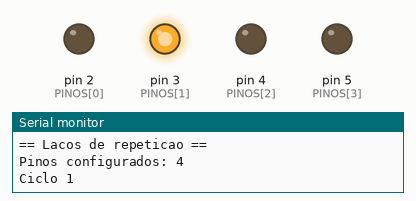
Simulated run of this sketch. Board: Arduino Uno, built with avr-gcc and run on an emulated ATmega328P. Parts: output pins drawn as LEDs (lit = HIGH), the last lines printed to the serial monitor.

Above: at 0.3 s.
At 1.5 s:
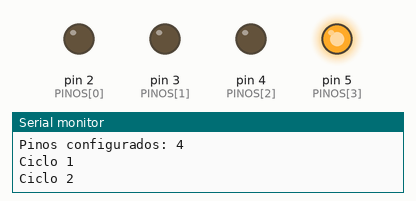
At 2.9 s:
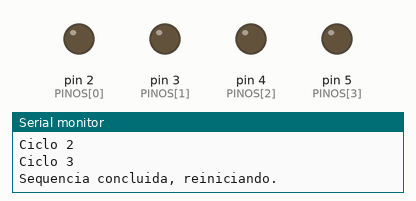
At 5.5 s:
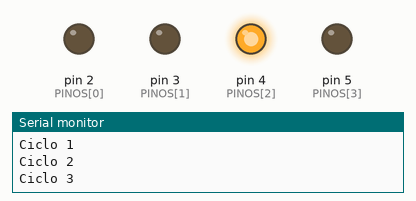
At 7.7 s:
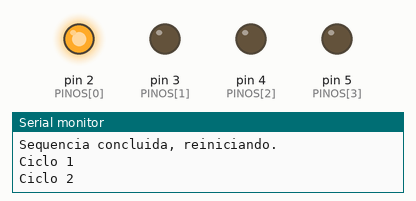
Timing chart, 0 to 8.0 s (numbered marks = the images above):
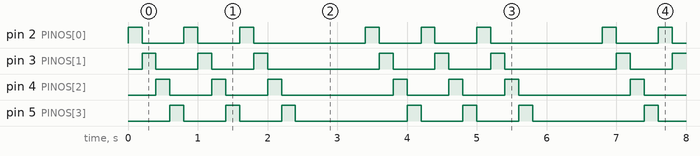

The sketch:

exemplo_4.ino
```cpp
/*
  exemplo_4.ino - Laços de repetição: for, while e do...while

  O sketch acende quatro LEDs em sequência, um de cada vez, e usa cada
  tipo de laço em uma etapa diferente:
    for       -> percorre o vetor de pinos
    while     -> espera o tempo de cada passo sem sair do laço
    do...while-> repete a sequência até completar um ciclo

  Hardware: LEDs nos pinos digitais 2, 3, 4 e 5, cada um com resistor
  de 220 a 330 ohms em série com o GND.
*/

const int PINOS[] = {2, 3, 4, 5};    // pinos dos LEDs
const int QUANTOS = 4;               // tamanho do vetor
const unsigned long PASSO_MS = 200;  // duração de cada LED aceso
const int CICLOS = 3;                // quantas sequências completas

void setup() {
  Serial.begin(9600);

  // for clássico: inicialização, condição e incremento em uma linha.
  for (int i = 0; i < QUANTOS; i++) {
    pinMode(PINOS[i], OUTPUT);
    digitalWrite(PINOS[i], LOW);
  }

  Serial.println("== Lacos de repeticao ==");
  Serial.print("Pinos configurados: ");
  Serial.println(QUANTOS);
}

// Acende apenas o LED de índice "aceso" e apaga os demais.
// O índice -1 apaga todos.
void acenderApenas(int aceso) {
  for (int i = 0; i < QUANTOS; i++) {
    digitalWrite(PINOS[i], (i == aceso) ? HIGH : LOW);
  }
}

void loop() {
  int ciclo = 0;

  // do...while executa o corpo pelo menos uma vez antes de testar.
  do {
    Serial.print("Ciclo ");
    Serial.println(ciclo + 1);

    // for percorre os LEDs da esquerda para a direita.
    for (int i = 0; i < QUANTOS; i++) {
      acenderApenas(i);

      // while espera o passo inteiro, consultando millis() a cada volta.
      unsigned long inicio = millis();
      while (millis() - inicio < PASSO_MS) {
        // Nada a fazer: apenas aguarda, sem bloquear com delay().
      }
    }

    ciclo++;
  } while (ciclo < CICLOS);

  // Apaga tudo e faz uma pausa antes de repetir a sequência.
  acenderApenas(-1);
  Serial.println("Sequencia concluida, reiniciando.");
  delay(1000);
}
```

Measured:
- by itself, pin 2 (PINOS[0]), pin 3 (PINOS[1]), pin 4 (PINOS[2]), pin 5 (PINOS[3]): repeats every 3.4 s: 2 × (LOW 0.60 s, HIGH 0.20 s), LOW 1.6 s, HIGH 0.20 s
- by itself, everything shown: repeats every 3.4 s, in 13 steps
